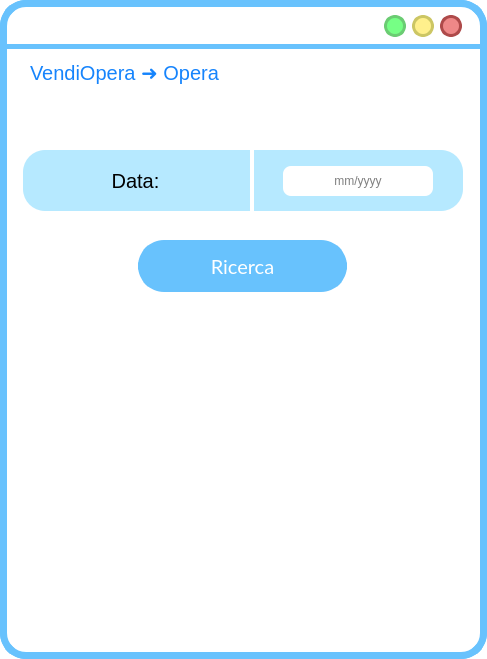
<?xml version="1.0" encoding="UTF-8"?>
<ui version="4.0">
 <class>MainWindow</class>
 <widget class="QMainWindow" name="MainWindow">
  <property name="geometry">
   <rect>
    <x>0</x>
    <y>0</y>
    <width>487</width>
    <height>659</height>
   </rect>
  </property>
  <property name="cursor">
   <cursorShape>ArrowCursor</cursorShape>
  </property>
  <property name="windowTitle">
   <string>MainWindow</string>
  </property>
  <property name="styleSheet">
   <string notr="true">QWidget{
background:rgb(255, 255, 255);
border-radius:26px;
border-color:rgb(104, 194, 253);
border-style: solid;
border-width:7;
}
QLabel{
border-width:0;
font: 20pt &quot;Lato Light&quot;;
}
QLineEdit{
border-width:0;
font: 14pt &quot;Lato Light&quot;;
}
QComboBox{
border-width:0;
font: 14pt &quot;Lato Light&quot;;
}
QAbstractItemView {
    border: 3px solid  rgb(104, 194, 253);  
border-radius:8px;
  selection-background-color:  rgb(104, 194, 253);
margin:-2px;
text-align:center;
border-width:5;
}</string>
  </property>
  <widget class="QWidget" name="centralwidget">
   <widget class="QLabel" name="label">
    <property name="geometry">
     <rect>
      <x>0</x>
      <y>44</y>
      <width>641</width>
      <height>5</height>
     </rect>
    </property>
    <property name="styleSheet">
     <string notr="true">background-color:rgb(104, 194, 253);</string>
    </property>
    <property name="text">
     <string/>
    </property>
   </widget>
   <widget class="QLabel" name="label_2">
    <property name="geometry">
     <rect>
      <x>23</x>
      <y>150</y>
      <width>440</width>
      <height>61</height>
     </rect>
    </property>
    <property name="styleSheet">
     <string notr="true">left: 790px;
top: 159px;
width: 437px;
height: 650px;
line-height: 20px;
border-radius: 22px;
background-color: rgba(182, 233, 255, 255);
text-align: center;</string>
    </property>
    <property name="text">
     <string/>
    </property>
   </widget>
   <widget class="QPushButton" name="reduceButton">
    <property name="geometry">
     <rect>
      <x>384</x>
      <y>15</y>
      <width>22</width>
      <height>22</height>
     </rect>
    </property>
    <property name="sizePolicy">
     <sizepolicy hsizetype="Fixed" vsizetype="Fixed">
      <horstretch>0</horstretch>
      <verstretch>0</verstretch>
     </sizepolicy>
    </property>
    <property name="minimumSize">
     <size>
      <width>22</width>
      <height>22</height>
     </size>
    </property>
    <property name="maximumSize">
     <size>
      <width>24</width>
      <height>24</height>
     </size>
    </property>
    <property name="cursor">
     <cursorShape>PointingHandCursor</cursorShape>
    </property>
    <property name="styleSheet">
     <string notr="true">QPushButton{
 background-color:#76ff85;
 border-style: solid;
 border-radius:11px;
font: 18pt &quot;Candara&quot;;
border-color:#6bcc73;
border-width:3;
}

QPushButton::pressed{
	background-color : white;
	border-color:#6bcc73;
	border-width:3;
}
</string>
    </property>
    <property name="text">
     <string/>
    </property>
   </widget>
   <widget class="QPushButton" name="exitButton">
    <property name="geometry">
     <rect>
      <x>440</x>
      <y>15</y>
      <width>22</width>
      <height>22</height>
     </rect>
    </property>
    <property name="sizePolicy">
     <sizepolicy hsizetype="Fixed" vsizetype="Fixed">
      <horstretch>0</horstretch>
      <verstretch>0</verstretch>
     </sizepolicy>
    </property>
    <property name="minimumSize">
     <size>
      <width>22</width>
      <height>22</height>
     </size>
    </property>
    <property name="maximumSize">
     <size>
      <width>24</width>
      <height>24</height>
     </size>
    </property>
    <property name="cursor">
     <cursorShape>PointingHandCursor</cursorShape>
    </property>
    <property name="styleSheet">
     <string notr="true">QPushButton{
 background-color:#ee8888;
 border-style: solid;
 border-radius:11px;
font: 18pt &quot;Candara&quot;;
border-color:#ae4a4a;
border-width:3;
}

QPushButton::pressed{
	background-color : white;
	border-color:#ae4a4a;
	border-width:3;
}
</string>
    </property>
    <property name="text">
     <string/>
    </property>
   </widget>
   <widget class="QPushButton" name="maximizeButton">
    <property name="geometry">
     <rect>
      <x>412</x>
      <y>15</y>
      <width>22</width>
      <height>22</height>
     </rect>
    </property>
    <property name="sizePolicy">
     <sizepolicy hsizetype="Fixed" vsizetype="Fixed">
      <horstretch>0</horstretch>
      <verstretch>0</verstretch>
     </sizepolicy>
    </property>
    <property name="minimumSize">
     <size>
      <width>20</width>
      <height>20</height>
     </size>
    </property>
    <property name="maximumSize">
     <size>
      <width>24</width>
      <height>24</height>
     </size>
    </property>
    <property name="cursor">
     <cursorShape>PointingHandCursor</cursorShape>
    </property>
    <property name="styleSheet">
     <string notr="true">QPushButton{
 background-color:#fff08c	;
 border-style: solid;
 border-radius:11px;
font: 18pt &quot;Candara&quot;;
border-color:#ccc664;
border-width:3;
}

QPushButton::pressed{
	background-color : white;
	border-color:#ccc664;
	border-width:3;
}
</string>
    </property>
    <property name="text">
     <string/>
    </property>
   </widget>
   <widget class="QLabel" name="label_11">
    <property name="geometry">
     <rect>
      <x>39</x>
      <y>163</y>
      <width>34</width>
      <height>34</height>
     </rect>
    </property>
    <property name="autoFillBackground">
     <bool>false</bool>
    </property>
    <property name="styleSheet">
     <string notr="true">background-color: rgba(255, 255, 255,0);</string>
    </property>
    <property name="text">
     <string/>
    </property>
    <property name="pixmap">
     <pixmap resource="ui MIO/res/res.qrc">:/icons/search_FILL1_wght600_GRAD200_opsz48_risultato.png</pixmap>
    </property>
    <property name="scaledContents">
     <bool>true</bool>
    </property>
   </widget>
   <widget class="QLabel" name="label_18">
    <property name="geometry">
     <rect>
      <x>424</x>
      <y>57</y>
      <width>36</width>
      <height>36</height>
     </rect>
    </property>
    <property name="font">
     <font>
      <family>Lato Light</family>
      <pointsize>20</pointsize>
      <weight>50</weight>
      <italic>false</italic>
      <bold>false</bold>
     </font>
    </property>
    <property name="cursor">
     <cursorShape>PointingHandCursor</cursorShape>
    </property>
    <property name="autoFillBackground">
     <bool>false</bool>
    </property>
    <property name="styleSheet">
     <string notr="true">background-color: rgba(255, 255, 255,0);</string>
    </property>
    <property name="text">
     <string/>
    </property>
    <property name="pixmap">
     <pixmap resource="ui MIO/res/res.qrc">:/icons/arrow_back_FILL1_wght700_GRAD200_opsz48_risultato.png</pixmap>
    </property>
    <property name="scaledContents">
     <bool>true</bool>
    </property>
   </widget>
   <widget class="QLabel" name="titoloLabel_2">
    <property name="geometry">
     <rect>
      <x>30</x>
      <y>57</y>
      <width>311</width>
      <height>31</height>
     </rect>
    </property>
    <property name="styleSheet">
     <string notr="true">font-size: 20px;
text-align: left;
background-color: rgba(255, 255, 255,0);
color: #1684FC;
font: 16pt &quot;Lato&quot;;</string>
    </property>
    <property name="text">
     <string>VendiOpera ➜ Opera</string>
    </property>
   </widget>
   <widget class="QLabel" name="label_3">
    <property name="geometry">
     <rect>
      <x>20</x>
      <y>10</y>
      <width>361</width>
      <height>31</height>
     </rect>
    </property>
    <property name="cursor">
     <cursorShape>SizeAllCursor</cursorShape>
    </property>
    <property name="styleSheet">
     <string notr="true">color: rgba(255, 255, 255,0);
background-color:rgba(255, 255, 255,0);</string>
    </property>
    <property name="text">
     <string/>
    </property>
   </widget>
   <widget class="QLabel" name="titoloLabel_3">
    <property name="geometry">
     <rect>
      <x>30</x>
      <y>155</y>
      <width>211</width>
      <height>51</height>
     </rect>
    </property>
    <property name="styleSheet">
     <string notr="true">font-size: 20px;
text-align: left;
background-color: rgba(255, 255, 255,0);
</string>
    </property>
    <property name="text">
     <string>Data:</string>
    </property>
    <property name="alignment">
     <set>Qt::AlignCenter</set>
    </property>
   </widget>
   <widget class="QLabel" name="label_4">
    <property name="geometry">
     <rect>
      <x>250</x>
      <y>144</y>
      <width>4</width>
      <height>70</height>
     </rect>
    </property>
    <property name="styleSheet">
     <string notr="true">background-color:#FFFFFF;</string>
    </property>
    <property name="text">
     <string/>
    </property>
   </widget>
   <widget class="QPushButton" name="pushButton">
    <property name="geometry">
     <rect>
      <x>138</x>
      <y>240</y>
      <width>209</width>
      <height>52</height>
     </rect>
    </property>
    <property name="font">
     <font>
      <family>Lato</family>
      <pointsize>15</pointsize>
      <weight>50</weight>
      <italic>false</italic>
      <bold>false</bold>
     </font>
    </property>
    <property name="cursor">
     <cursorShape>PointingHandCursor</cursorShape>
    </property>
    <property name="autoFillBackground">
     <bool>false</bool>
    </property>
    <property name="styleSheet">
     <string notr="true">QPushButton{
 background-color:rgb(104, 194, 253);
 border-style: solid;
 border-radius:26px;
color: rgb(255, 255, 255);
	font: 15pt &quot;Lato&quot;;
}

QPushButton::hover{


	border-color : rgb(15, 138, 204);
	color: white;
border-width:0;
}

QPushButton::pressed{
	border-color:rgb(104, 194, 253);
	border-width:4;
	background-color : white;
	color:rgb(104, 194, 253);
}
</string>
    </property>
    <property name="text">
     <string>Ricerca</string>
    </property>
   </widget>
   <widget class="QLineEdit" name="lineEdit">
    <property name="geometry">
     <rect>
      <x>283</x>
      <y>166</y>
      <width>150</width>
      <height>30</height>
     </rect>
    </property>
    <property name="styleSheet">
     <string notr="true">QLineEdit{
background:rgb(255, 255, 255);
border-radius:8px;
border-color:rgb(104, 194, 253);
border-style: solid;
border-width:0;
}
QLineEdit::focus{
background:rgb(255, 255, 255);
border-radius:8px;
border-color:rgb(104, 194, 253);
border-style: solid;
border-width:3;
}</string>
    </property>
    <property name="text">
     <string/>
    </property>
    <property name="alignment">
     <set>Qt::AlignCenter</set>
    </property>
    <property name="placeholderText">
     <string>mm/yyyy</string>
    </property>
   </widget>
  </widget>
 </widget>
 <resources>
  <include location="ui MIO/res/res.qrc"/>
 </resources>
 <connections/>
</ui>
